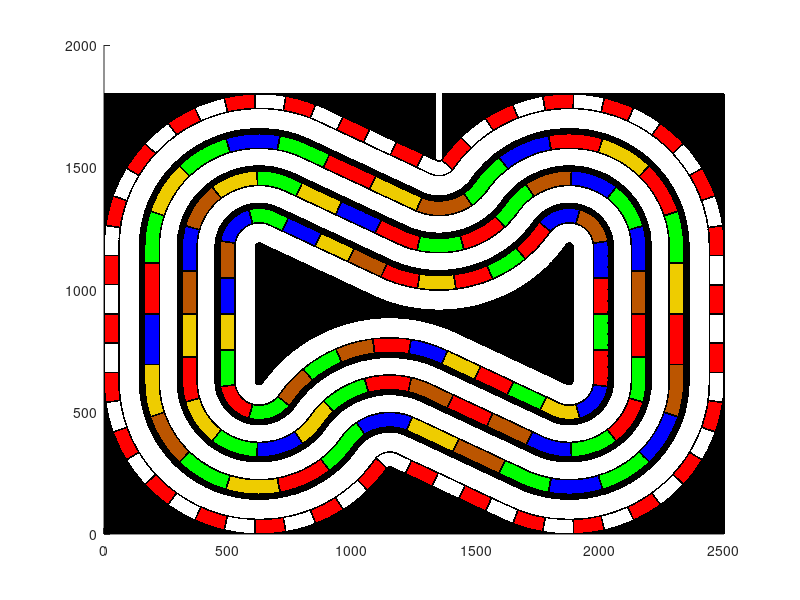

This chart was generated by the following MATLAB code:
clear all;
load('PolygonColorData.mat')

%% izris polygona
figure
hold on
colorMap = BarvnaLestvicaRGB/255;
for idx = 1:length(BarvnaLestvicaRGB)
    bool = (PolygonMapColors == idx);
    xDraw = xGrid(bool);
    yDraw = yGrid(bool);
    plot(xDraw, yDraw, 'Color', colorMap(idx,:), 'Marker', '.', 'LineStyle', 'none', 'MarkerSize', 1);
end